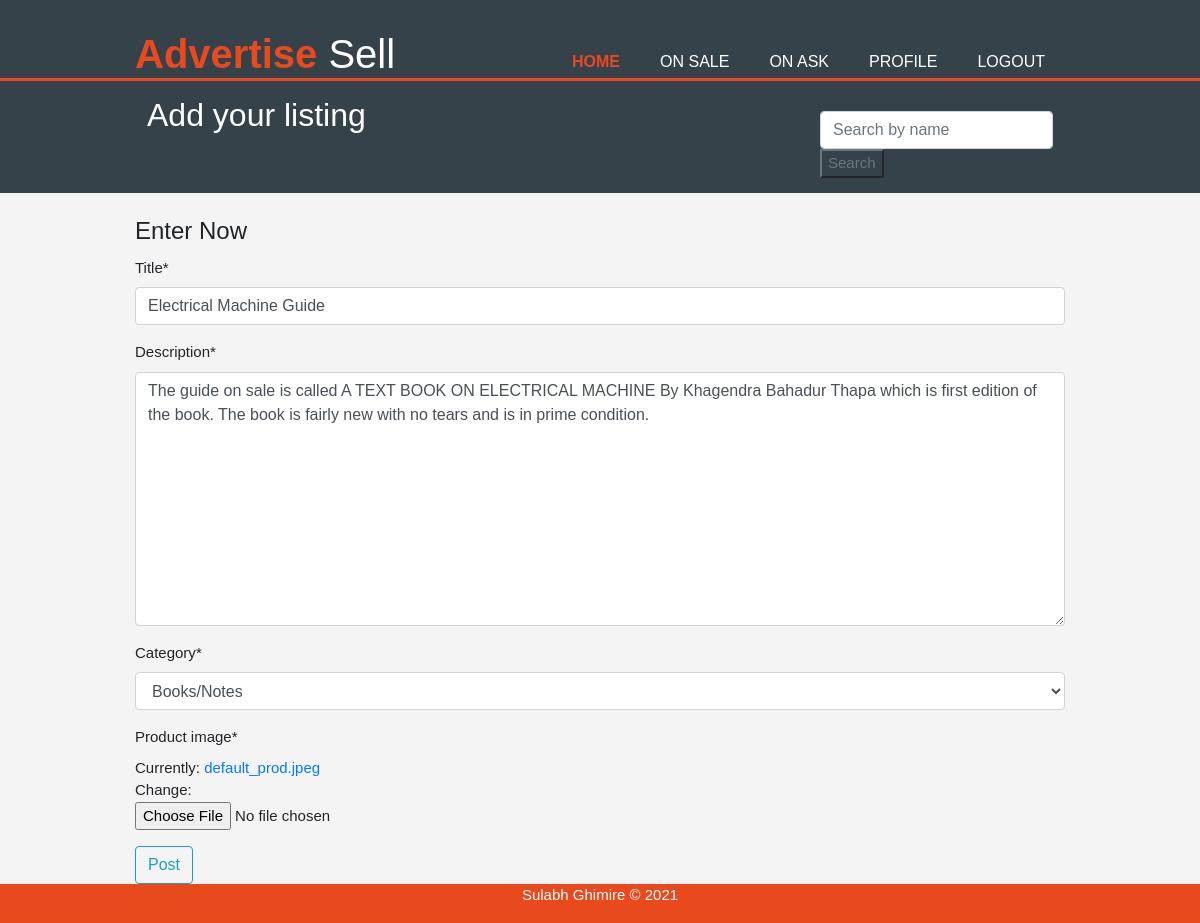
Page /onsale_detail/3/update (signed in) on the committed database.
### blog/models.py (models this page shows, shortened)
class AdvertiseSell(models.Model):
    title = models.CharField(max_length=100)
    description = models.TextField()
    date_posted = models.DateTimeField(auto_now_add=True)
    author = models.ForeignKey(User, on_delete=models.CASCADE)
    category = models.ForeignKey(Category, on_delete=models.CASCADE)
    product_image = models.ImageField(default='default_prod.jpeg', upload_to='product_images')

### blog/views.py (the view, shortened to what this page needs)
# urls.py: path('onsale_detail/<int:pk>/update', PostItemUpdate.as_view(), name='list-update'),
class PostItemUpdate(LoginRequiredMixin, UserPassesTestMixin, UpdateView):
    model = AdvertiseSell
    template_name = 'blog/list_form.html'
    fields = ['title', 'description', 'category', 'product_image']
    def test_func(self):
        post = self.get_object()
        if self.request.user == post.author:
            return True
        return False

### blog/models.py (called while the page is built)
    def __str__(self):
        return f'{self.categ}'

### blog/templates/blog/list_form.html (shortened to what this page needs)
{% extends 'blog/base.html' %}
{% load crispy_forms_tags %}
{% block text %}
    <h2>Add your listing</h2>
{% endblock text %}
{% block content %}
    <div>
        <form method="POST" enctype="multipart/form-data">
            <fieldset>
                <legend>Enter Now</legend>
                {{ form|crispy }}
            </fieldset>
            <div>
                <button type="submit"class="btn btn-outline-info">Post</button>
            </div>
        </form>
    </div>
{% endblock content %}

### blog/static/blog/style.css (style rules this page uses)
body { font-family: Arial, Helvetica, sans-serif; font-size: 15px; line-height: 1.5; margin: 0; padding: 0; background-color: #f4f4f4; }
#newsLetter h2 { float: left; }

### rows in the picture
AdvertiseSell: title "Electrical Machine Guide", description "The guide on sale is called A TEXT BOOK ON ELECTRICAL MACHINE By Khagendra Bahadur Thapa which is first edition of the book. The book is fairly new with no tears and is in prime condition.", category "Books/Notes"
